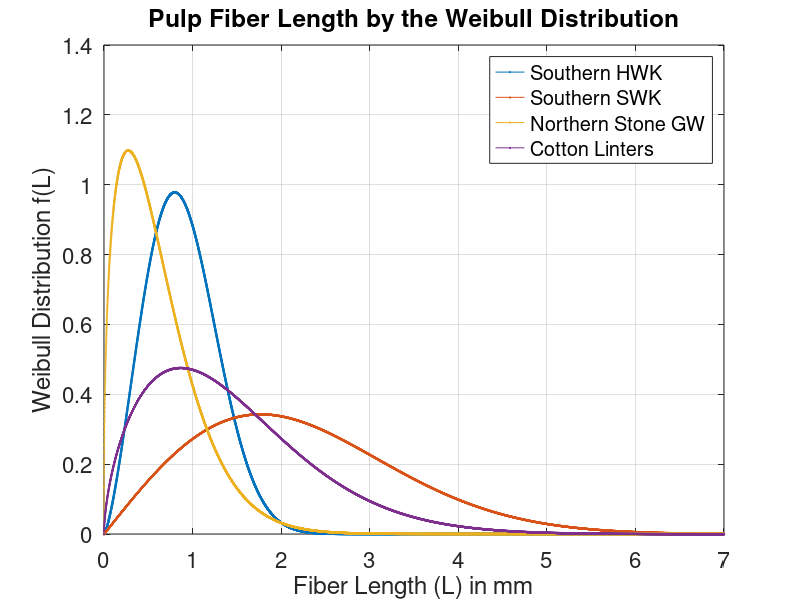

Reproduce this figure in MATLAB.
clear variables;
x = linspace(0, 7, 10001);
x0 = 1.0;
m0 = 2.4;
f0 = (m0/x0).*((x./x0).^(m0-1)).*exp(-1.*((x./x0).^(m0)));
legendname0 = 'Southern HWK';
x1 = 2.5;
m1 = 2.0;
f1 = (m1/x1).*((x./x1).^(m1-1)).*exp(-1.*((x./x1).^(m1)));
legendname1 = 'Southern SWK';
x2 = 0.67;
m2 = 1.4;
f2 = (m2/x2).*((x./x2).^(m2-1)).*exp(-1.*((x./x2).^(m2)));
legendname2 = 'Northern Stone GW';
x3 = 1.6;
m3 = 1.6;
f3 = (m3/x3).*((x./x3).^(m3-1)).*exp(-1.*((x./x3).^(m3)));
legendname3 = 'Cotton Linters';
plot(x, f0, '-o', 'markersize', 1, 'linewidth', 0.2, 'displayname', legendname0);
hold on;
plot(x, f1, '-^', 'markersize', 1, 'linewidth', 0.2, 'displayname', legendname1);
plot(x, f2, '-o', 'markersize', 1, 'linewidth', 0.2, 'displayname', legendname2);
plot(x, f3, '-^', 'markersize', 1, 'linewidth', 0.2, 'displayname', legendname3);
grid on; % turn on grid
set(gca, 'fontsize', 16); % set font size
legend show % show legend
xlabel('Fiber Length (L) in mm'); % label x-axis
ylabel('Weibull Distribution f(L)'); % label y-axis
title('Pulp Fiber Length by the Weibull Distribution'); % add title